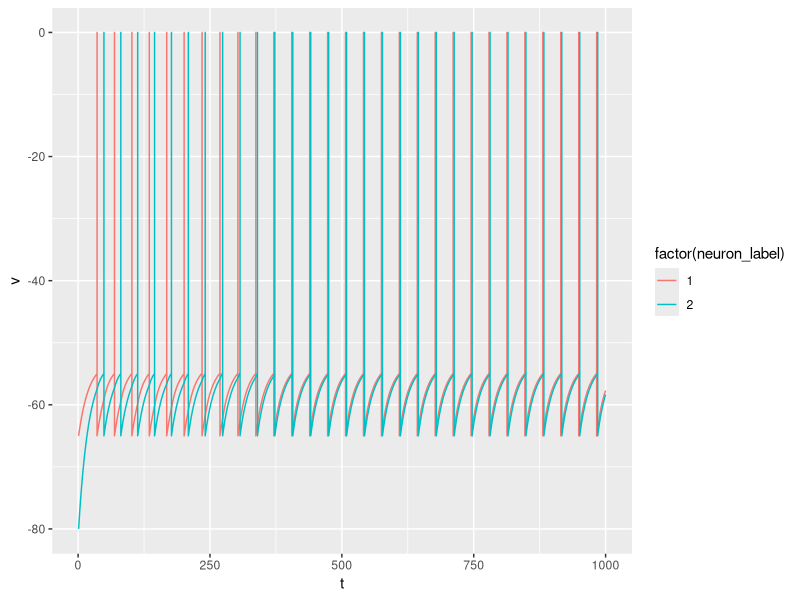

The R script that drew this image:
rm(list = ls())
library(tidyverse)
VALUES <- data.frame(
  tau = 20.0, ## ms
  v_rest = -65.0, ## mV
  v_reset = -65.0, ## mV
  theta = -55.0, ## mV
  r_m = 1.0, ##MOhm
  dt = 1.0, ## ms
  t = 1000.0, ##ms
  i_ext = 12.0, ##nA
  n = 2,
  tau_syn = 5.0, ##ms
  r_syn = 1.0, ##M0hm
  w = 2.0  ###結合強度
)

VALUES <-VALUES %>% mutate(
  .,
  nt = t / dt, ##times
)

DF <- data.frame(
  t = numeric(), 
  v1 = numeric(), v2 = numeric(), 
  s1 = numeric(), s2 = numeric() 
)


v <- c(VALUES$v_rest, VALUES$v_rest - 15 )
i_syn <- c(0.0, 0.0)
s <- c(0, 0)


### function for the array updating



for(i in 1:VALUES$nt){
  t <- VALUES$dt * i
  DF <- rbind(
    DF,
    data.frame(
      t = t, 
      v1 = v[1], v2 = v[2], 
      s1 = s[1], s2 = s[2]
    )
  )
  i_syn <- exp( - VALUES$dt / VALUES$tau_syn) * 
    i_syn + VALUES$w * s[rep(2:1, length.out = VALUES$n)]
  
  v <- v + 
    VALUES$dt *
    (
      -(v - VALUES$v_rest) +
        VALUES$r_syn * i_syn + 
        VALUES$r_m * VALUES$i_ext
    ) / 
    VALUES$tau
  
  s <- v > VALUES$theta
  
  
  if(s[1]){
    DF <- rbind(
      DF,
      data.frame(
        t = t + VALUES$dt,
        v1 = v[1], v2 = v[2],
        s1 = s[1], s2 = s[2]
      )
    )
    DF <- rbind(
      DF,
      data.frame(
        t = t + VALUES$dt,
        v1 = 0.0, v2 = v[2],
        s1 = s[1], s2 = s[2]
      )
    )
  }
  if(s[2]){
    DF <- rbind(
      DF,
      data.frame(
        t = t + VALUES$dt,
        v1 = v[1], v2 = v[2],
        s1 = s[1], s2 = s[2]
      )
    )
    DF <- rbind(
      DF,
      data.frame(
        t = t + VALUES$dt,
        v1 = v[1], v2 = 0,
        s1 = s[1], s2 = s[2]
      )
    )
  }
  
  v <- ifelse(s, VALUES$v_reset, v)
}

DF_LONG <- DF %>% pivot_longer(
  .,
  cols = c(v1, v2, s1, s2),
  names_to = c(".value", "neuron_label"),
  names_pattern = "([vs])(\\d)"
)

network_spike <- DF_LONG %>% ggplot(
  .,
  aes(x = t, y = v, colour = factor(neuron_label))
) + geom_line()
network_spike
